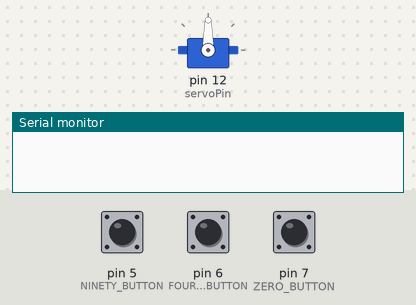
Bench run of a sketch on a simulated Arduino Uno, built with avr-gcc and run on an emulated ATmega328P. On the bench: servo, the last lines printed to the serial monitor. The inputs (shaded band) are chosen by the test bench; at power-on: pin 6 (FOURTY_FIVE_BUTTON) LOW, pin 7 (ZERO_BUTTON) LOW, pin 5 (NINETY_BUTTON) LOW.

Above: at 1.2 s.
1.3 s: pin 6 (FOURTY_FIVE_BUTTON) pulled HIGH for 0.15 s
At 1.9 s:
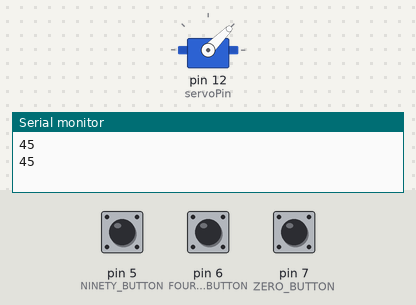
2.9 s: pin 7 (ZERO_BUTTON) pulled HIGH for 0.15 s
At 3.2 s:
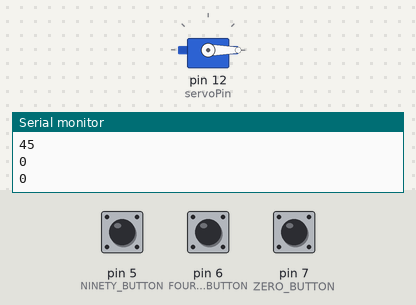
4.5 s: pin 5 (NINETY_BUTTON) pulled HIGH for 0.15 s
At 5.6 s:
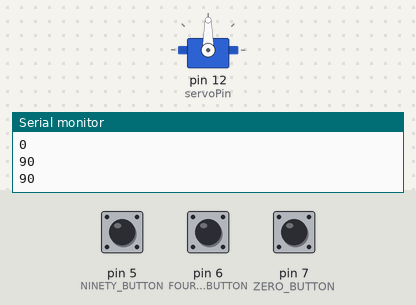
6.1 s: pin 6 (FOURTY_FIVE_BUTTON) pulled HIGH for 1 s
At 6.8 s:
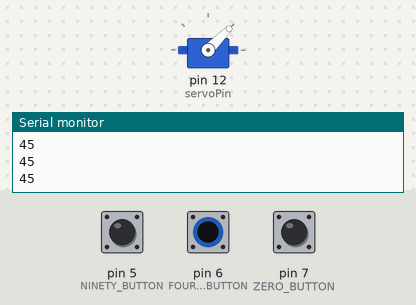
Timing chart, 0 to 9.1 s (numbered marks = the images above; inputs shaded):
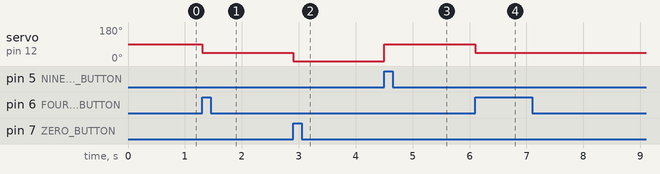

The sketch:

Angle.ino
```cpp
#include <Servo.h>
Servo servo;

#define ZERO_BUTTON 7
#define FOURTY_FIVE_BUTTON 6
#define NINETY_BUTTON 5

const int servoPin = 12;

void setup()
{
  Serial.begin(9600);
  servo.attach(servoPin);
  pinMode(ZERO_BUTTON, INPUT);
  pinMode(FOURTY_FIVE_BUTTON, INPUT);
  pinMode(NINETY_BUTTON, INPUT);
}

void loop()
{
  bool zeroClicked=(bool) digitalRead(ZERO_BUTTON);
  bool fourtyFiveClicked=(bool) digitalRead(FOURTY_FIVE_BUTTON);
  bool ninetyClicked=(bool) digitalRead(NINETY_BUTTON);

  if (zeroClicked) {
    servo.write(0);
    Serial.println("0");
  }
  if (fourtyFiveClicked) {
    servo.write(45);
    Serial.println("45");
  }
  if (ninetyClicked) {
    servo.write(90);
    Serial.println("90");
  }
  delay(100);
}
```

Measured:
- after the input at 1.3 s, servo on pin 12 (servoPin): 90° → 45° at once
- after the input at 2.9 s, servo on pin 12 (servoPin): 45° → 0° at once
- after the input at 4.5 s, servo on pin 12 (servoPin): 0° → 90° at once
- after the input at 6.1 s, servo on pin 12 (servoPin): 90° → 45° at once
